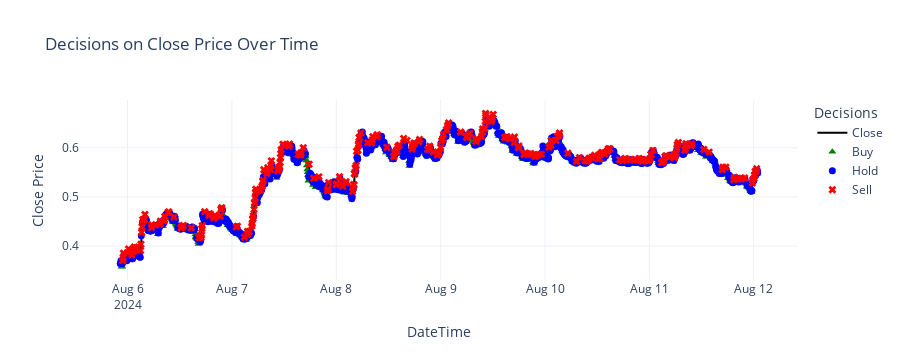

Source (notebook cell):
### Code cell
from utils.utils import *
    
plot_decisions_with_markers(datetimes=backtest_data['DATETIME'], closes=backtest_data['CLOSE'], decisions=decisions)

### Figure 1 — Plotly figure (JSON) as saved in the notebook; plotly's stock layout.template omitted (floating-point values rounded to 4 significant figures; data arrays with more than 128 entries replaced by an {"elided": "..."} marker saying what was removed)
{"data": [{"line": {"color": "black"}, "mode": "lines", "name": "Close", "type": "scatter", "x": {"elided": "1760 str values"}, "y": {"elided": "1760 float values"}}, {"marker": {"color": "green", "size": 7, "symbol": "triangle-up"}, "mode": "markers", "name": "Buy", "type": "scatter", "x": {"elided": "290 str values"}, "y": {"elided": "290 float values"}}, {"marker": {"color": "blue", "size": 7, "symbol": "circle"}, "mode": "markers", "name": "Hold", "type": "scatter", "x": {"elided": "1166 str values"}, "y": {"elided": "1166 float values"}}, {"marker": {"color": "red", "size": 7, "symbol": "x"}, "mode": "markers", "name": "Sell", "type": "scatter", "x": {"elided": "304 str values"}, "y": {"elided": "304 float values"}}], "layout": {"height": 360, "legend": {"title": {"text": "Decisions"}}, "title": {"text": "Decisions on Close Price Over Time"}, "xaxis": {"autorange": true, "range": ["2024-08-05 13:18:54.8727", "2024-08-12 09:56:05.1273"], "title": {"text": "DateTime"}, "type": "date"}, "yaxis": {"autorange": true, "range": [0.3308, 0.6974], "title": {"text": "Close Price"}, "type": "linear"}}}
